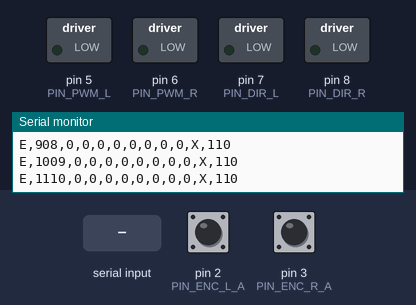
Bench run of a sketch on a simulated Arduino Uno, built with avr-gcc and run on an emulated ATmega328P. On the bench: switched loads named in the sketch (green lamp = pin HIGH), the last lines printed to the serial monitor. Inputs (shaded band) come from the test bench; at power-on: pin 2 (PIN_ENC_L_A) HIGH, pin 3 (PIN_ENC_R_A) HIGH. Pins used as bus, display or sensor lines are not drawn.

Above: at 1.2 s.
1.3 s: "w" received over Serial
At 2.4 s:
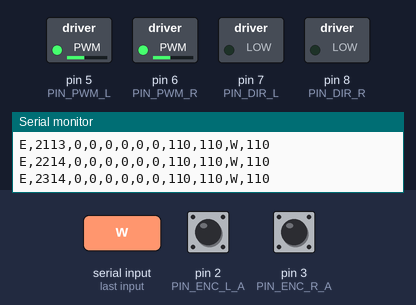
4.3 s: "s" received over Serial
At 4.7 s:
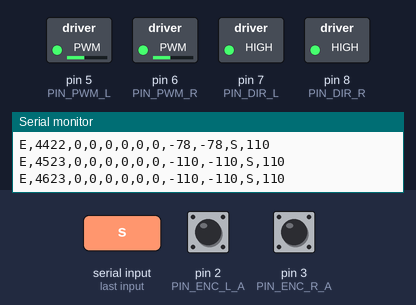
7.3 s: "a" received over Serial
At 8.3 s:
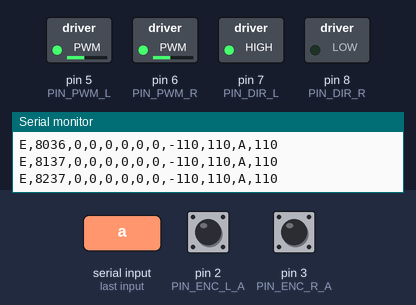
10.3 s: "d" received over Serial
At 11.5 s:
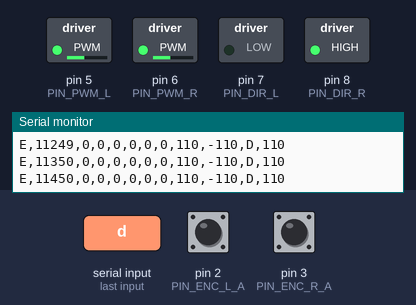
13.3 s: "j" received over Serial
At 14.2 s:
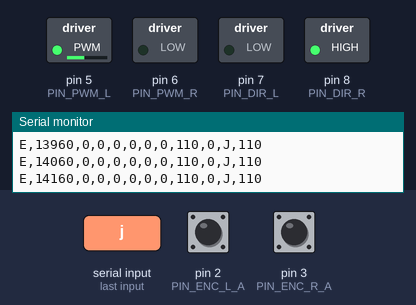
16.3 s: "W" received over Serial
At 17.89 s:
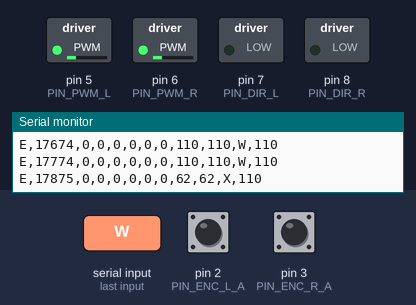
Timing chart, 0 to 19.5 s (numbered marks = the images above; inputs shaded):
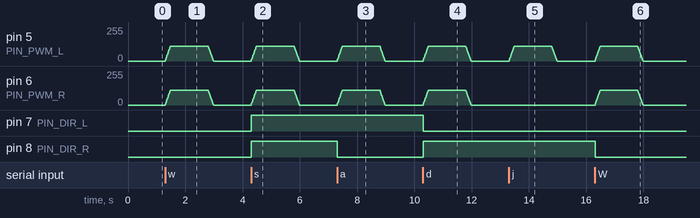

The sketch:

teleop_test.ino
```cpp
// teleop_test.ino - FIRST bring-up sketch for the TI-RSLK MAX chassis driven by an Arduino Uno.
//
// Purpose: prove, one step at a time, that the wiring works BEFORE the closed-loop firmware is used:
//   1. each motor spins, in the right direction            (keys j / k / w / s / a / d)
//   2. each encoder counts, with the right sign             (telemetry line "E,...")
//   3. the ultrasonic sensor reads                          (set USE_ULTRASONIC 1)
//
// Control is OPEN LOOP (a raw PWM value, not a speed). Keys come from the PC over USB serial,
// either typed in the Arduino Serial Monitor (115200 baud) or via tools/teleop.py.
//
// SAFETY
//  * Dead-man: if no movement command arrives for DEADMAN_MS the motors stop. So a crashed script,
//    a pulled cable or a lifted finger all stop the robot.
//  * Power is limited (PWM_MAX) and ramped (SLEW) - the motors are rated 4.5 V but run from ~7-9 V,
//    and a stalled wheel can exceed the DRV8838 current limit. Never hold a wheel still while driving.
//
// Keys:  w forward  s backward  a pivot left  d pivot right  x / space stop
//        j left wheel only (forward)   k right wheel only (forward)    <- diagnostics
//        + / -  speed up / down        r reset encoder counts          p toggle telemetry   ? help

#include <Arduino.h>

#define USE_ULTRASONIC 0   // set to 1 once the HC-SR04 is wired (TRIG D9, ECHO D10)

// ------------------------------------------------------------------ pins (module map)
const uint8_t PIN_ENC_L_A = 2;    // ELA  (external interrupt INT0)
const uint8_t PIN_ENC_L_B = 4;    // ELB
const uint8_t PIN_ENC_R_A = 3;    // ERA  (external interrupt INT1)
const uint8_t PIN_ENC_R_B = 12;   // ERB
const uint8_t PIN_PWM_L   = 5;    // PWML -> DRV8838 EN (speed)
const uint8_t PIN_DIR_L   = 7;    // DIRL -> DRV8838 PH (direction)
const uint8_t PIN_PWM_R   = 6;    // PWMR
const uint8_t PIN_DIR_R   = 8;    // DIRR
const uint8_t PIN_SLEEP_N = 11;   // nSLPL + nSLPR (both), HIGH = drivers awake
const uint8_t PIN_TRIG    = 9;
const uint8_t PIN_ECHO    = 10;

// ------------------------------------------------------- flip these if something runs backwards
const bool LEFT_MOTOR_INVERTED  = false;   // wheel turns backwards when told "forward"
const bool RIGHT_MOTOR_INVERTED = false;
const bool LEFT_ENC_INVERTED    = false;   // counts go DOWN when the wheel rolls forward
const bool RIGHT_ENC_INVERTED   = false;

// --------------------------------------------------------------------------- tunables
const float    MM_PER_TICK    = 3.14159265f * 70.0f / 720.0f;  // 70 mm wheel, 720 counts/rev (derived)
const uint8_t  PWM_START      = 110;    // initial drive PWM (0-255). Increase with '+' if wheels do not move
const uint8_t  PWM_STEP       = 10;
const uint8_t  PWM_LIMIT      = 150;    // hard ceiling for this test sketch
const int      SLEW_PER_LOOP  = 6;      // PWM change per 10 ms loop (full 150 in ~0.25 s)
const uint32_t DEADMAN_MS     = 1500;   // stop if no command for this long
const uint32_t LOOP_MS        = 10;
const uint32_t TELEMETRY_MS   = 100;

// ------------------------------------------------------------------------- encoders
volatile long ticksL = 0, ticksR = 0;

void isrLeft() {
  int8_t d = (digitalRead(PIN_ENC_L_A) != digitalRead(PIN_ENC_L_B)) ? 1 : -1;
  ticksL += LEFT_ENC_INVERTED ? -d : d;
}
void isrRight() {
  int8_t d = (digitalRead(PIN_ENC_R_A) != digitalRead(PIN_ENC_R_B)) ? 1 : -1;
  ticksR += RIGHT_ENC_INVERTED ? -d : d;
}

long readTicks(volatile long& t) {
  noInterrupts();
  long v = t;
  interrupts();
  return v;
}

// ----------------------------------------------------------------------------- motors
enum Mode : uint8_t { M_STOP, M_FWD, M_BACK, M_LEFT, M_RIGHT, M_LEFT_ONLY, M_RIGHT_ONLY };
const char MODE_NAMES[] = {'X', 'W', 'S', 'A', 'D', 'J', 'K'};

Mode mode = M_STOP;
uint8_t drivePwm = PWM_START;
int curL = 0, curR = 0;         // current (slewed) signed PWM
uint32_t lastCmdMs = 0;
bool telemetryOn = true;

void driveMotor(uint8_t pwmPin, uint8_t dirPin, bool inverted, int value) {
  value = constrain(value, -255, 255);
  if (value == 0) {
    analogWrite(pwmPin, 0);                       // EN low = DRV8838 brake
    return;
  }
  const bool forward = (value > 0) != inverted;   // forward = DIR low (TI reference convention)
  digitalWrite(dirPin, forward ? LOW : HIGH);
  analogWrite(pwmPin, abs(value));
}

// NOTE: parameter is uint8_t, not Mode. The Arduino IDE auto-generates function prototypes ABOVE the
// enum definition, so a function that names the enum type in its signature fails to compile.
void targetsFor(uint8_t m, int& tL, int& tR) {
  const int p = drivePwm;
  switch (m) {
    case M_FWD:        tL = p;  tR = p;  break;
    case M_BACK:       tL = -p; tR = -p; break;
    case M_LEFT:       tL = -p; tR = p;  break;   // pivot left (counter-clockwise from above)
    case M_RIGHT:      tL = p;  tR = -p; break;
    case M_LEFT_ONLY:  tL = p;  tR = 0;  break;
    case M_RIGHT_ONLY: tL = 0;  tR = p;  break;
    default:           tL = 0;  tR = 0;  break;
  }
}

int slewToward(int cur, int target) {
  if (target > cur) return min(cur + SLEW_PER_LOOP, target);
  if (target < cur) return max(cur - SLEW_PER_LOOP, target);
  return cur;
}

// --------------------------------------------------------------------------- ultrasonic
#if USE_ULTRASONIC
float readDistanceCm() {
  digitalWrite(PIN_TRIG, LOW);
  delayMicroseconds(2);
  digitalWrite(PIN_TRIG, HIGH);
  delayMicroseconds(10);
  digitalWrite(PIN_TRIG, LOW);
  const unsigned long us = pulseIn(PIN_ECHO, HIGH, 6000UL);   // ~1 m max
  if (us == 0) return 999.0f;
  return us * 0.346f * 0.5f / 10.0f;                         // c = 0.346 mm/us, round trip, mm -> cm
}
#endif

// ------------------------------------------------------------------------------- UI
void printHelp() {
  Serial.println(F("# keys: w s a d = drive, x/space = stop, j/k = left/right wheel only,"));
  Serial.println(F("#       +/- = speed, r = reset counts, p = telemetry on/off, ? = help"));
  Serial.println(F("# E,t_ms,ticksL,ticksR,mmL,mmR,vL_mm_s,vR_mm_s,pwmL,pwmR,mode,drivePwm[,dist_cm]"));
}

void handleKey(char c) {
  switch (c) {
    case 'w': case 'W': mode = M_FWD;        lastCmdMs = millis(); break;
    case 's': case 'S': mode = M_BACK;       lastCmdMs = millis(); break;
    case 'a': case 'A': mode = M_LEFT;       lastCmdMs = millis(); break;
    case 'd': case 'D': mode = M_RIGHT;      lastCmdMs = millis(); break;
    case 'j': case 'J': mode = M_LEFT_ONLY;  lastCmdMs = millis(); break;
    case 'k': case 'K': mode = M_RIGHT_ONLY; lastCmdMs = millis(); break;
    case 'x': case 'X': case ' ': mode = M_STOP; break;
    case '+': case '=':
      drivePwm = (uint8_t)min((int)PWM_LIMIT, (int)drivePwm + PWM_STEP);
      break;
    case '-': case '_':
      drivePwm = (uint8_t)max(0, (int)drivePwm - PWM_STEP);
      break;
    case 'r': case 'R':
      noInterrupts(); ticksL = 0; ticksR = 0; interrupts();
      break;
    case 'p': case 'P': telemetryOn = !telemetryOn; break;
    case '?': printHelp(); break;
    default: break;   // ignore newlines and anything else
  }
}

// ---------------------------------------------------------------------------- Arduino
void setup() {
  Serial.begin(115200);

  pinMode(PIN_PWM_L, OUTPUT);  pinMode(PIN_DIR_L, OUTPUT);
  pinMode(PIN_PWM_R, OUTPUT);  pinMode(PIN_DIR_R, OUTPUT);
  analogWrite(PIN_PWM_L, 0);   analogWrite(PIN_PWM_R, 0);

  // Wake the DRV8838 drivers (nSLEEP is active-low). Both lines tied to this one pin.
  pinMode(PIN_SLEEP_N, OUTPUT);
  digitalWrite(PIN_SLEEP_N, HIGH);

  // Plain INPUT (no Uno pull-up): the chassis board already pulls the open-drain Hall outputs up to 3.3 V.
  pinMode(PIN_ENC_L_A, INPUT);  pinMode(PIN_ENC_L_B, INPUT);
  pinMode(PIN_ENC_R_A, INPUT);  pinMode(PIN_ENC_R_B, INPUT);
  attachInterrupt(digitalPinToInterrupt(PIN_ENC_L_A), isrLeft, CHANGE);
  attachInterrupt(digitalPinToInterrupt(PIN_ENC_R_A), isrRight, CHANGE);

#if USE_ULTRASONIC
  pinMode(PIN_TRIG, OUTPUT);
  pinMode(PIN_ECHO, INPUT);
#endif

  Serial.println(F("# teleop_test ready"));
  printHelp();
}

void loop() {
  static uint32_t lastLoopMs = 0, lastTelemetryMs = 0;
  static long prevL = 0, prevR = 0;
  static uint32_t prevSpeedMs = 0;
  static float vL = 0, vR = 0;

  while (Serial.available() > 0) handleKey((char)Serial.read());

  const uint32_t now = millis();
  if (now - lastLoopMs < LOOP_MS) return;
  lastLoopMs = now;

  // Dead-man: no fresh movement command -> stop.
  if (mode != M_STOP && now - lastCmdMs > DEADMAN_MS) mode = M_STOP;

  int tL, tR;
  targetsFor(mode, tL, tR);
  curL = slewToward(curL, tL);
  curR = slewToward(curR, tR);
  driveMotor(PIN_PWM_L, PIN_DIR_L, LEFT_MOTOR_INVERTED, curL);
  driveMotor(PIN_PWM_R, PIN_DIR_R, RIGHT_MOTOR_INVERTED, curR);

  if (telemetryOn && now - lastTelemetryMs >= TELEMETRY_MS) {
    const long l = readTicks(ticksL), r = readTicks(ticksR);
    const float dt = (now - prevSpeedMs) * 1.0e-3f;
    if (dt > 0) {
      vL = (l - prevL) * MM_PER_TICK / dt;
      vR = (r - prevR) * MM_PER_TICK / dt;
    }
    prevL = l; prevR = r; prevSpeedMs = now;
    lastTelemetryMs = now;

    Serial.print(F("E,"));  Serial.print(now);
    Serial.print(',');      Serial.print(l);
    Serial.print(',');      Serial.print(r);
    Serial.print(',');      Serial.print(l * MM_PER_TICK, 0);
    Serial.print(',');      Serial.print(r * MM_PER_TICK, 0);
    Serial.print(',');      Serial.print(vL, 0);
    Serial.print(',');      Serial.print(vR, 0);
    Serial.print(',');      Serial.print(curL);
    Serial.print(',');      Serial.print(curR);
    Serial.print(',');      Serial.print(MODE_NAMES[mode]);
    Serial.print(',');      Serial.print((int)drivePwm);
#if USE_ULTRASONIC
    Serial.print(',');      Serial.print(readDistanceCm(), 1);
#endif
    Serial.println();
  }
}
```

Measured:
- after the input at 1.3 s, pin 5 (PIN_PWM_L), pin 6 (PIN_PWM_R): rises from 0/255 to 110/255 in 0.18 s, then falls to 0/255 in 1.5 s
- after the input at 4.3 s, pin 5 (PIN_PWM_L), pin 6 (PIN_PWM_R): rises from 0/255 to 110/255 in 0.18 s, then falls to 0/255 in 1.5 s; pin 7 (PIN_DIR_L), pin 8 (PIN_DIR_R): LOW → HIGH at once
- after the input at 7.3 s, pin 5 (PIN_PWM_L), pin 6 (PIN_PWM_R): rises from 0/255 to 110/255 in 0.18 s, then falls to 0/255 in 1.5 s; pin 8 (PIN_DIR_R): HIGH → LOW at once
- after the input at 10.3 s, pin 5 (PIN_PWM_L), pin 6 (PIN_PWM_R): rises from 0/255 to 110/255 in 0.18 s, then falls to 0/255 in 1.5 s; pin 7 (PIN_DIR_L): HIGH → LOW at once; pin 8 (PIN_DIR_R): LOW → HIGH at once
- after the input at 13.3 s, pin 5 (PIN_PWM_L): rises from 0/255 to 110/255 in 0.18 s, then falls to 0/255 in 1.5 s
- after the input at 16.3 s, pin 5 (PIN_PWM_L), pin 6 (PIN_PWM_R): rises from 0/255 to 110/255 in 0.18 s, then falls to 0/255 in 1.5 s; pin 8 (PIN_DIR_R): HIGH → LOW at once
